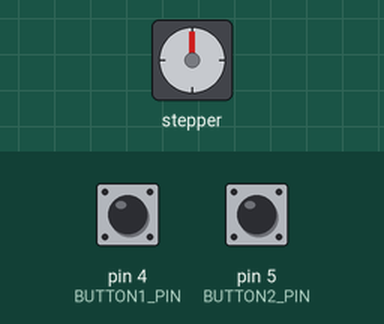
This sketch was run on a simulated Arduino Uno, built for the host (arithmetic inside an expression is 32-bit, double 64-bit). Shown: stepper motor. Wiring (inferred from the names in the program): stepper motor driver (200 steps per turn assumed): step pin 8; direction pin 9; enable pin 10. Inputs (shaded band) come from the test bench; at power-on: pin 4 (BUTTON1_PIN) HIGH, pin 5 (BUTTON2_PIN) HIGH. What the sketch prints to the serial monitor is not drawn.

Above: at 1.2 s.
1.3 s: pin 4 (BUTTON1_PIN) pulled LOW for 1 s
At 3.5 s:
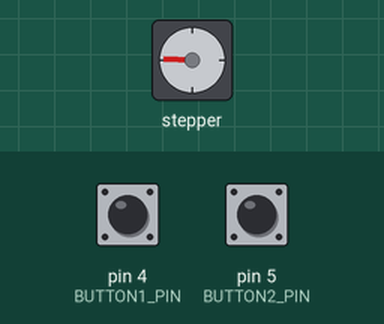
3.8 s: pin 5 (BUTTON2_PIN) pulled LOW for 3.2 s
At 8.2 s:
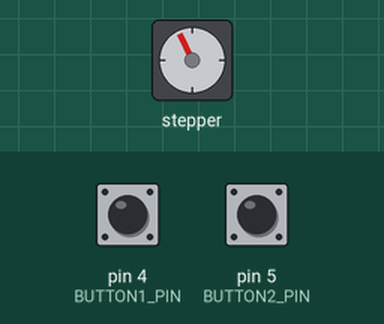
8.5 s: pin 5 (BUTTON2_PIN) pulled LOW for 1 s
At 10.2 s:
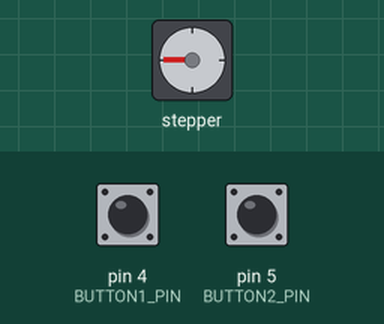
11.0 s: pin 4 (BUTTON1_PIN) pulled LOW for 3.2 s
At 15.0 s:
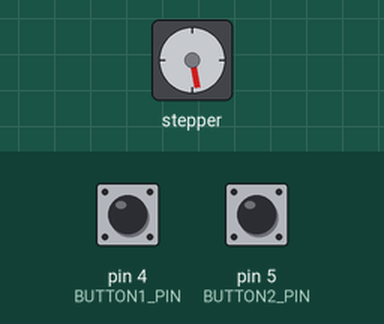
15.7 s: pin 5 (BUTTON2_PIN) pulled LOW for 3.2 s
At 16.45 s:
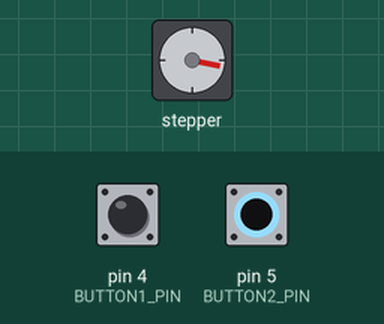
Timing chart, 0 to 20.4 s (numbered marks = the images above; inputs shaded):
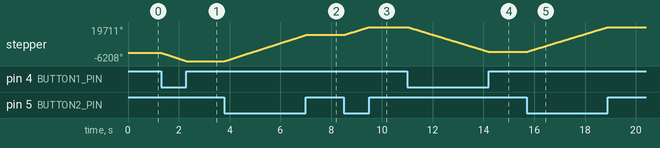

The sketch:

StepperTestWithButtons.ino
```cpp
// Define the pins connected to the M542-05 driver
#define PUL_PIN 8      // Pulse pin connected to PUL+
#define DIR_PIN 9      // Direction pin connected to DIR+
#define ENA_PIN 10     // Enable pin connected to ENA+
#define POT_Z_PIN A2     // Potentiometer for Motor Z connected to A2
#define BUTTON1_PIN 4 // Button 1
#define BUTTON2_PIN 5 // Button 2

void setup() {
  Serial.begin(1000000);
  // Initialize the pins as outputs

  pinMode(PUL_PIN, OUTPUT);
  pinMode(DIR_PIN, OUTPUT);
  pinMode(ENA_PIN, OUTPUT);
// Make button pins as input and make high pull-up resistors.
  pinMode(BUTTON1_PIN, INPUT_PULLUP);
  pinMode(BUTTON2_PIN, INPUT_PULLUP);

  // Enable the driver (active low)
  digitalWrite(ENA_PIN, LOW);

  // Set the initial direction (HIGH or LOW)
  digitalWrite(DIR_PIN, LOW);  // Set to LOW to reverse direction

}

void loop() {
  // Generate a pulse to move the motor one step
  /*int potValue = analogRead(POT_Z_PIN);
  int motorSpeed = map(potValue, 0, 100, 1,110);*/
  int button1State = digitalRead(BUTTON1_PIN);  // Button 1
  int button2State = digitalRead(BUTTON2_PIN);  // Button 2
  if (button1State == LOW) {  // Button Pressed LOW
    Serial.println("Button 1: ON");
    digitalWrite(DIR_PIN, LOW);  // Set to LOW to reverse direction
    digitalWrite(PUL_PIN, HIGH);
    delayMicroseconds(0.0000000001);  // Adjust the delay to control speed
    digitalWrite(PUL_PIN, LOW);
    delayMicroseconds(0.0000000001);  // Adjust the delay to control speed
  }
else {
    Serial.println("Button 1: OFF");

  }
  if (button2State == LOW) {
    Serial.println("Button 2: ON");
    digitalWrite(DIR_PIN, HIGH);  // Set to LOW to reverse direction
    digitalWrite(PUL_PIN, HIGH);
    delayMicroseconds(0.00000000001);  // Adjust the delay to control speed

    digitalWrite(PUL_PIN, LOW);
    delayMicroseconds(0.00000000001);  // Adjust the delay to control speed


  }
else {
    Serial.println("Button 2: OFF");
  }
}
```

Measured:
- after the input at 1.3 s, stepper: turns 6208° counter-clockwise in 1.0 s, starting at once
- after the input at 3.8 s, stepper: turns 19862° clockwise in 3.2 s, starting at once
- after the input at 8.5 s, stepper: turns 6057° clockwise in 1.0 s, starting at once
- after the input at 11.0 s, stepper: turns 18822° counter-clockwise in 3.2 s, starting at once
- after the input at 15.7 s, stepper: turns 18822° clockwise in 3.2 s, starting at once
